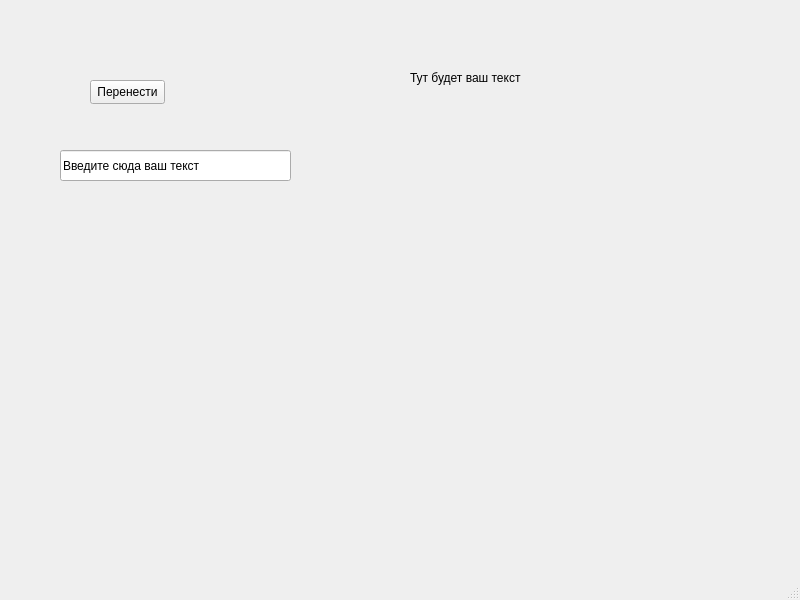
<?xml version="1.0" encoding="UTF-8"?>
<ui version="4.0">
 <class>MainWindow</class>
 <widget class="QMainWindow" name="MainWindow">
  <property name="geometry">
   <rect>
    <x>0</x>
    <y>0</y>
    <width>800</width>
    <height>600</height>
   </rect>
  </property>
  <property name="windowTitle">
   <string>Мой первый проект</string>
  </property>
  <widget class="QWidget" name="centralwidget">
   <widget class="QPushButton" name="btnTransfer">
    <property name="geometry">
     <rect>
      <x>90</x>
      <y>80</y>
      <width>75</width>
      <height>24</height>
     </rect>
    </property>
    <property name="text">
     <string>Перенести</string>
    </property>
   </widget>
   <widget class="QLabel" name="lblTarget">
    <property name="geometry">
     <rect>
      <x>410</x>
      <y>70</y>
      <width>321</width>
      <height>16</height>
     </rect>
    </property>
    <property name="text">
     <string>Тут будет ваш текст</string>
    </property>
   </widget>
   <widget class="QLineEdit" name="edtSource">
    <property name="geometry">
     <rect>
      <x>60</x>
      <y>150</y>
      <width>231</width>
      <height>31</height>
     </rect>
    </property>
    <property name="text">
     <string>Введите сюда ваш текст</string>
    </property>
   </widget>
  </widget>
  <widget class="QMenuBar" name="menubar">
   <property name="geometry">
    <rect>
     <x>0</x>
     <y>0</y>
     <width>800</width>
     <height>22</height>
    </rect>
   </property>
  </widget>
  <widget class="QStatusBar" name="statusbar"/>
 </widget>
 <resources/>
 <connections/>
</ui>
